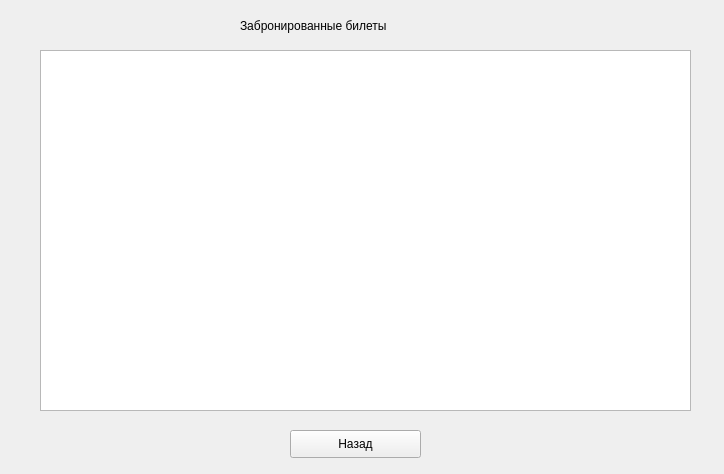
<?xml version="1.0" encoding="UTF-8"?>
<ui version="4.0">
 <class>BookingPlaces</class>
 <widget class="QWidget" name="BookingPlaces">
  <property name="geometry">
   <rect>
    <x>0</x>
    <y>0</y>
    <width>724</width>
    <height>474</height>
   </rect>
  </property>
  <property name="windowTitle">
   <string>Забронированные билеты</string>
  </property>
  <property name="windowIcon">
   <iconset resource="resource.qrc">
    <normaloff>:/rec/img/cinema.png</normaloff>:/rec/img/cinema.png</iconset>
  </property>
  <widget class="QPushButton" name="pushButton">
   <property name="geometry">
    <rect>
     <x>290</x>
     <y>430</y>
     <width>131</width>
     <height>28</height>
    </rect>
   </property>
   <property name="text">
    <string>Назад</string>
   </property>
  </widget>
  <widget class="QTableView" name="tableView">
   <property name="geometry">
    <rect>
     <x>40</x>
     <y>50</y>
     <width>651</width>
     <height>361</height>
    </rect>
   </property>
  </widget>
  <widget class="QLabel" name="label">
   <property name="geometry">
    <rect>
     <x>240</x>
     <y>10</y>
     <width>341</width>
     <height>31</height>
    </rect>
   </property>
   <property name="text">
    <string>Забронированные билеты</string>
   </property>
  </widget>
 </widget>
 <resources>
  <include location="resource.qrc"/>
 </resources>
 <connections/>
</ui>
